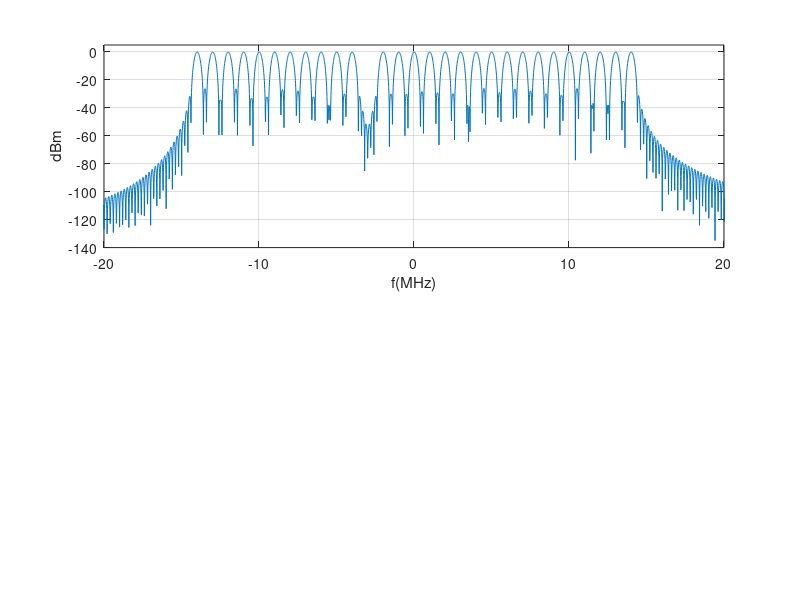

Recreate this plot in MATLAB. (Note: this script raises an error after producing the figure.)
%% MULTITONO
% SCRIPT to create a file for MXG generator that generates N equally spaced
% tones for the calculation of M-IMR and ACPR

clear; clc; close all

fs=125*10^6;        % MXG sampling frequency. Max is 125 MSPS.
delta_f=1*10^6;     % Tone-to-tone separation
NumPortadoras=29;   % Number of tones (odd)

NumMuestras=625;    % Number of samples of the sampled modulating signal 
n=0:NumMuestras-1;  % Sample indices
t=n/fs;             % Time vector

signal=ones(1,625); % The central tone is at DC before modulation

numTones=floor((NumPortadoras-1)/2);

tone_to_delete = 3;
% tone_to_delete = 20;


for n=1:numTones
    if n == tone_to_delete
        signal=signal+exp(1j*2*pi*n*delta_f*t+1j*2*pi*rand());
    else
        signal=signal+exp(1j*2*pi*n*delta_f*t+1j*2*pi*rand())+...
            exp(-1j*2*pi*n*delta_f*t+1j*2*pi*rand());
    end
end
numTonesWithCarrier=2*numTones + 1;

signalFFT=fft(signal.*hann(NumMuestras)',1024*10);

figure('Color',[1 1 1]);

subplot(2,1,1)
plot(cat(2,((0:5119)*fs/10240*10^-6)-fs/2*10^-6,(0:5119)*fs/10240*10^-6),...
    cat(2,20*log10(abs(signalFFT(5120:end))),20*log10(abs(signalFFT(1:5119))))-49.87);
axis([-20 20 -140 5])
grid;
xlabel('f(MHz)')
ylabel('dBm');

vector_a_agilent(signal,['MULTITONE1_',num2str(numTonesWithCarrier),'TONES',num2str(delta_f/1e6),'MHZ'])

subplot(2,1,2)
plot(t,real(signal)); hold on
plot(t,imag(signal));
legend('I-Component','Q-Component')
axis tight
grid

set(gcf,'position',[100,100,400,300]);
set(gca,'FontSize',11, 'fontname','Times New Roman');

save_path = '../../Lab3_ActiveMWDevices/Images/';
% saveas(gca, [save_path, 'multitone_notch'],'epsc');